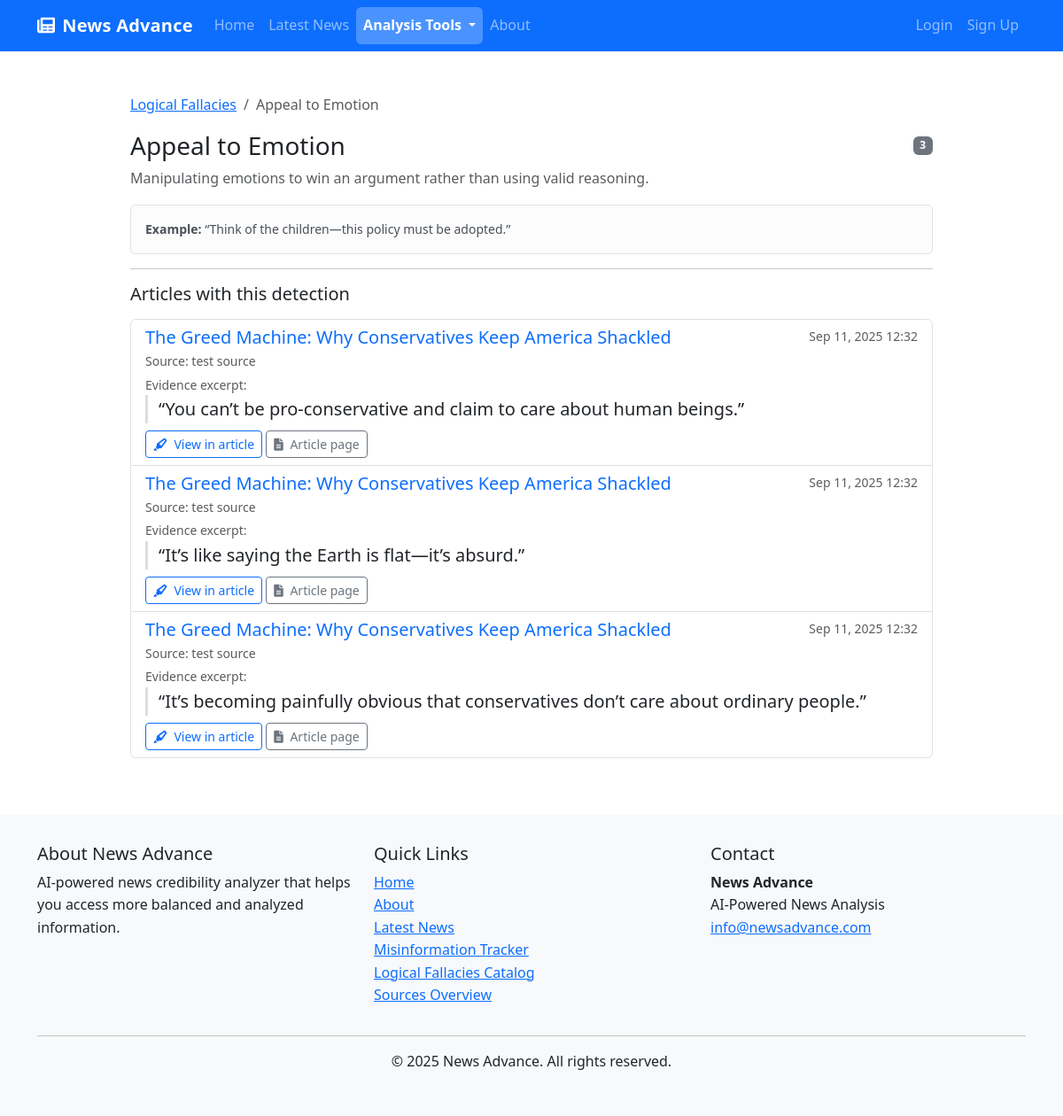
The app's page /analysis/fallacies/appeal-to-emotion/, older data.
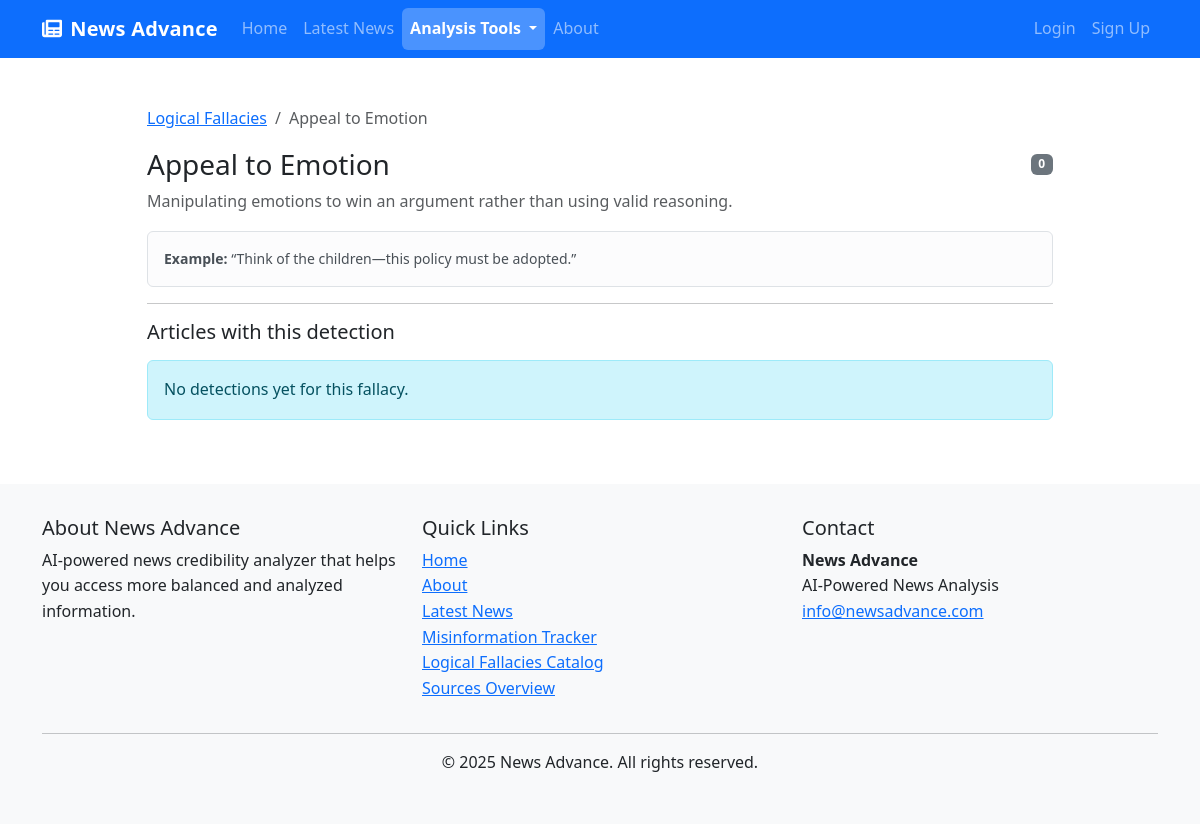
The same page, newer data.
### news_analysis/models.py (models this page shows, shortened)
class LogicalFallacy(models.Model):
    name = models.CharField(max_length=100, unique=True)
    slug = models.SlugField(max_length=120, unique=True, blank=True)
    description = models.TextField()
    example = models.TextField(blank=True)
    created_at = models.DateTimeField(auto_now_add=True)
    class Meta:
        ordering = ['name']
        indexes = [
            models.Index(fields=['name']),
        ]

class LogicalFallacyDetection(models.Model):
    article = models.ForeignKey(NewsArticle, on_delete=models.CASCADE, related_name='fallacy_detections')
    fallacy = models.ForeignKey(LogicalFallacy, on_delete=models.CASCADE, related_name='detections')
    confidence = models.FloatField(null=True, blank=True)
    evidence_excerpt = models.TextField(blank=True)
    start_char = models.IntegerField(null=True, blank=True)
    end_char = models.IntegerField(null=True, blank=True)
    detected_at = models.DateTimeField(auto_now_add=True)
    class Meta:
        indexes = [
            models.Index(fields=['article', 'fallacy']),
        ]
        verbose_name = 'Logical Fallacy Detection'
        verbose_name_plural = 'Logical Fallacy Detections'

### news_aggregator/models.py (models this page shows, shortened)
class NewsArticle(models.Model):
    title = models.CharField(max_length=255)
    source = models.ForeignKey(NewsSource, on_delete=models.CASCADE, related_name='articles')
    url = models.URLField(unique=True)
    author = models.CharField(max_length=200, blank=True)
    published_date = models.DateTimeField(default=timezone.now)
    content = models.TextField()
    summary = models.TextField(blank=True)
    image_url = models.URLField(blank=True)
    fetched_at = models.DateTimeField(auto_now_add=True)
    last_updated = models.DateTimeField(auto_now=True)
    political_bias = models.FloatField(
        null=True,
        blank=True,
        help_text='Political bias score from -1 (left) to +1 (right)'
    )
    is_analyzed = models.BooleanField(default=False)
    is_summarized = models.BooleanField(default=False)
    class Meta:
        ordering = ['-published_date']

class NewsSource(models.Model):
    name = models.CharField(max_length=200)
    url = models.URLField(unique=True)
    description = models.TextField(blank=True)
    logo = models.ImageField(upload_to='source_logos/', blank=True, null=True)
    reliability_score = models.FloatField(default=0.0)  # 0-100 score
    political_bias = models.FloatField(
        default=0.0,
        help_text='Average political bias score from -1 (left) to +1 (right)'
    )
    created_at = models.DateTimeField(auto_now_add=True)
    updated_at = models.DateTimeField(auto_now=True)

### news_analysis/views.py (the view)
# urls.py: path('fallacies/<slug:slug>/', views.fallacy_detail, name='fallacy_detail'),
def fallacy_detail(request, slug):
    fallacy = get_object_or_404(LogicalFallacy, slug=slug)
    detections_qs = (
        LogicalFallacyDetection.objects
        .filter(fallacy=fallacy)
        .select_related('article', 'article__source')
        .order_by('-detected_at')
    )
    paginator = Paginator(detections_qs, 20)
    page_number = request.GET.get('page')
    detections = paginator.get_page(page_number)
    context = {
        'fallacy': fallacy,
        'detections': detections,
    }
    return render(request, 'news_analysis/fallacy_detail.html', context)

### news_analysis/templates/news_analysis/fallacy_detail.html (shortened to what this page needs)
{% extends "base.html" %}
{% block content %}
<div class="container my-5">
  <div class="row">
    <div class="col-12 col-lg-10 mx-auto">
      <nav aria-label="breadcrumb" class="mb-3">
        <ol class="breadcrumb">
          <li class="breadcrumb-item"><a href="{% url 'news_analysis:fallacies' %}">Logical Fallacies</a></li>
          <li class="breadcrumb-item active" aria-current="page">{{ fallacy.name }}</li>
        </ol>
      </nav>
      <div class="d-flex justify-content-between align-items-center mb-2">
        <h1 class="h3 mb-0">{{ fallacy.name }}</h1>
        <span class="badge bg-secondary" title="Total detections">{{ detections.paginator.count }}</span>
      </div>
      <p class="text-muted">{{ fallacy.description }}</p>
      {% if fallacy.example %}
      <div class="alert alert-light border small"><strong>Example:</strong> {{ fallacy.example }}</div>
      {% endif %}
      <hr/>
      <h2 class="h5 mb-3">Articles with this detection</h2>
      {% if detections %}
        <div class="list-group mb-3">
          {% for det in detections %}
          <div class="list-group-item">
            <div class="d-flex w-100 justify-content-between">
              <h5 class="mb-1"><a class="text-decoration-none" href="{% url 'news_aggregator:article_detail' article_id=det.article.id %}#fallacy-detection-{{ det.id }}">{{ det.article.title }}</a></h5>
              <small class="text-muted">{{ det.detected_at|date:"M d, Y H:i" }}</small>
            </div>
            <div class="small text-muted mb-1">Source: {{ det.article.source.name }}</div>
            {% if det.evidence_excerpt %}
            <div class="mt-1">
              <div class="small text-muted">Evidence excerpt:</div>
              <blockquote class="blockquote small mb-2" style="border-left:3px solid #ddd;padding-left:.75rem;">
                “{{ det.evidence_excerpt }}”
              </blockquote>
            </div>
            {% endif %}
            <div>
              <a class="btn btn-sm btn-outline-primary" href="{% url 'news_aggregator:article_detail' article_id=det.article.id %}#fallacy-detection-{{ det.id }}">
                <i class="fas fa-highlighter me-1"></i> View in article
              </a>
              <a class="btn btn-sm btn-outline-secondary" href="{% url 'news_aggregator:article_detail' article_id=det.article.id %}">
                <i class="fas fa-file-alt me-1"></i> Article page
              </a>
            </div>
          </div>
          {% endfor %}
        </div>
      {% else %}
        <div class="alert alert-info">No detections yet for this fallacy.</div>
      {% endif %}
    </div>
  </div>
</div>
{% endblock %}

### templates/base.html (shortened to what this page needs)
<!DOCTYPE html>
<html lang="en">
{% load static %}
<head>
    <link href="https://cdn.jsdelivr.net/npm/bootstrap@5.3.0/dist/css/bootstrap.min.css" rel="stylesheet">
    <link rel="stylesheet" href="https://cdnjs.cloudflare.com/ajax/libs/font-awesome/6.0.0/css/all.min.css">
</head>
<body>
    <nav class="navbar navbar-expand-lg navbar-dark bg-primary mb-4">
        <div class="container">
            <a class="navbar-brand" href="{% url 'home' %}">
                <i class="fas fa-newspaper me-2"></i>News Advance
            </a>
            <div class="collapse navbar-collapse" id="navbarNav">
                <ul class="navbar-nav me-auto">
                    <li class="nav-item">
                        <a class="nav-link {% if request.resolver_match.url_name == 'home' %}active{% endif %}" href="{% url 'home' %}">Home</a>
                    </li>
                    <li class="nav-item">
                        <a class="nav-link {% if request.resolver_match.namespace == 'news_aggregator' and request.resolver_match.url_name == 'latest' %}active{% endif %}" href="{% url 'news_aggregator:latest' %}">Latest News</a>
                    </li>
                    <li class="nav-item dropdown">
                        <a class="nav-link dropdown-toggle {% if request.resolver_match.namespace == 'news_analysis' or request.resolver_match.url_name == 'source_list' or request.resolver_match.url_name == 'source_detail' %}active{% endif %}" href="#" id="analysisDropdown" role="button" data-bs-toggle="dropdown" aria-expanded="false">
                            Analysis Tools
                        </a>
                    </li>
                    <li class="nav-item">
                        <a class="nav-link {% if request.resolver_match.url_name == 'about' %}active{% endif %}" href="{% url 'about' %}">About</a>
                    </li>
                </ul>
                <div class="navbar-nav">
                    {% if user.is_authenticated %}
                        <div class="nav-item dropdown">
                            <a class="nav-link dropdown-toggle" href="#" id="userDropdown" role="button" data-bs-toggle="dropdown">
                                {{ user.username }}
                            </a>
                            <div class="dropdown-menu dropdown-menu-end">
                                <a class="dropdown-item" href="{% url 'accounts:profile' %}">Profile</a>
                                <a class="dropdown-item" href="{% url 'accounts:preferences' %}">Preferences</a>
                                <a class="dropdown-item" href="{% url 'accounts:saved_articles' %}">Saved Articles</a>
                                <div class="dropdown-divider"></div>
                                <a class="dropdown-item" href="{% url 'accounts:logout' %}">Logout</a>
                            </div>
                        </div>
                    {% else %}
                        <a class="nav-link" href="{% url 'accounts:login' %}?next={{ request.get_full_path|urlencode }}">Login</a>
                        <a class="nav-link" href="{% url 'accounts:signup' %}">Sign Up</a>
                    {% endif %}
                </div>
            </div>
        </div>
    </nav>
    <div class="container">
        {% block content %}{% endblock %}
    </div>
    <footer class="footer mt-5">
        <div class="container">
            <div class="row">
                <div class="col-md-4">
                    <h5>About News Advance</h5>
                    <p>AI-powered news credibility analyzer that helps you access more balanced and analyzed information.</p>
                </div>
                <div class="col-md-4">
                    <h5>Quick Links</h5>
                    <ul class="list-unstyled">
                        <li><a href="{% url 'home' %}">Home</a></li>
                        <li><a href="{% url 'about' %}">About</a></li>
                        <li><a href="{% url 'news_aggregator:latest' %}">Latest News</a></li>
                        <li><a href="{% url 'news_analysis:misinformation_tracker' %}">Misinformation Tracker</a></li>
                        <li><a href="{% url 'news_analysis:fallacies' %}">Logical Fallacies Catalog</a></li>
                        <li><a href="{% url 'news_aggregator:source_list' %}">Sources Overview</a></li>
                    </ul>
                </div>
                <div class="col-md-4">
                    <h5>Contact</h5>
                    <address>
                        <strong>News Advance</strong><br>
                        AI-Powered News Analysis<br>
                        <a href="mailto:info@newsadvance.com">info@newsadvance.com</a>
                    </address>
                </div>
            </div>
            <hr>
            <div class="text-center">
                <p>&copy; {% now "Y" %} News Advance. All rights reserved.</p>
            </div>
        </div>
    </footer>
    {% load static %}
</body>
</html>

### templates/base.html (style rules this page uses)
body { font-family: 'Segoe UI', Tahoma, Geneva, Verdana, sans-serif; line-height: 1.6; }
.navbar-brand { font-weight: bold; letter-spacing: .2px; }
.navbar .nav-link { padding: .5rem .75rem; border-radius: .375rem; transition: background-color .15s ease, color .15s ease; }
.navbar .nav-link.active { background-color: rgba(255,255,255,.25); font-weight: 600; }
.footer { margin-top: 3rem; padding: 2rem 0; background-color: #f8f9fa; }

Row changes from the older to the newer data that the page shows:
removed LogicalFallacyDetection: article "The Greed Machine: Why Conservatives Keep America Shackled", detected_at "Sep 11, 2025 12:32", article.source.name "test source", evidence_excerpt "You can’t be pro-conservative and claim to care about human beings."
removed LogicalFallacyDetection: article "The Greed Machine: Why Conservatives Keep America Shackled", detected_at "Sep 11, 2025 12:32", article.source.name "test source", evidence_excerpt "It’s like saying the Earth is flat—it’s absurd."
removed LogicalFallacyDetection: article "The Greed Machine: Why Conservatives Keep America Shackled", detected_at "Sep 11, 2025 12:32", article.source.name "test source", evidence_excerpt "It’s becoming painfully obvious that conservatives don’t care about ordinary people."
Text that changed along with them:
{{ detections.paginator.count }}: "3" → "0"
text now shown: "No detections yet for this fallacy."
